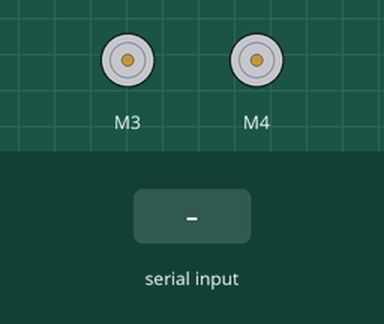
Simulated run of this sketch. Board: Arduino Uno, built with avr-gcc and run on an emulated ATmega328P. Shown: 2 × DC motor (green arrow = forward, orange = backward, longer = faster). Inputs (shaded band) come from the test bench.

Above: at 1.2 s.
1.3 s: "moveforward" received over the second serial link
At 2.5 s:
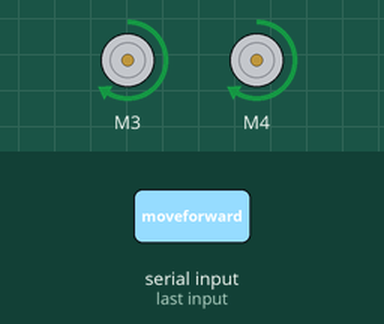
2.9 s: "moveback" received over the second serial link
At 3.7 s:
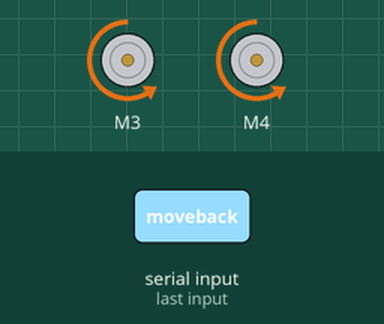
4.4 s: "rotateright" received over the second serial link
At 4.9 s:
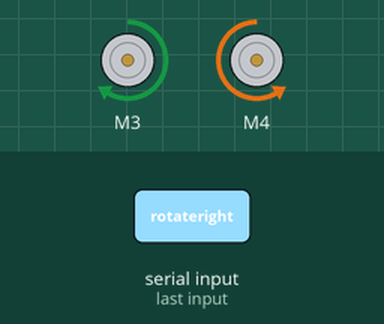
6.0 s: "rotateleft" received over the second serial link
At 6.9 s:
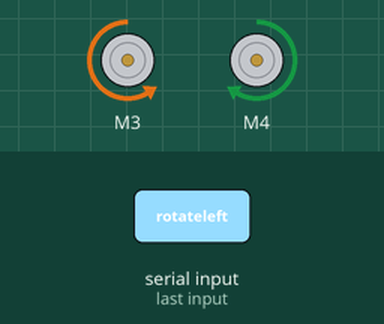
7.6 s: "-" received over the second serial link
At 8.1 s:
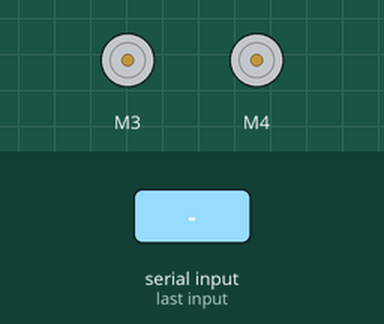
Timing chart, 0 to 10.1 s (numbered marks = the images above; inputs shaded):
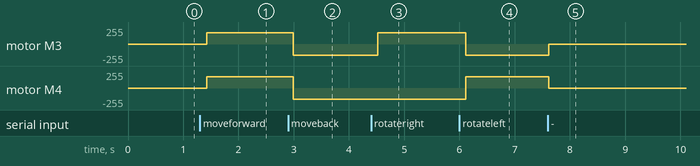

Measured:
- after the input at 1.3 s, motor M3, motor M4: stopped → forward 170/255 after 0.12 s
- after the input at 2.9 s, motor M3, motor M4: forward 170/255 → backward 170/255 after 0.09 s
- after the input at 4.4 s, motor M3: backward 170/255 → forward 170/255 after 0.12 s
- after the input at 6.0 s, motor M3: forward 170/255 → backward 170/255 after 0.11 s; motor M4: backward 170/255 → forward 170/255 after 0.11 s
- after the input at 7.6 s, motor M3: backward 170/255 → stopped at once; motor M4: forward 170/255 → stopped at once

The sketch:

MotorMov.ino
```cpp
#include <AFMotor.h>
#include <SoftwareSerial.h>

SoftwareSerial BT(10, 11); //TX, RX respectively
AF_DCMotor leftMotor(3); //Declaração do motor esquerdo, parametro identifica sua posição no shield(no caso 'M3')
AF_DCMotor rightMotor(4); //Declaração do motor direito
String device;
int speed = 170;

void setup()
{
  BT.begin(9600);
  Serial.begin(9600);
}

void loop()
{
  while (BT.available()) //Check if there is an available byte to read
  {
    delay(10); //Delay added to make thing stable
    char c = BT.read(); //Conduct a serial read
    device += c; //build the string.
  }
  if (device.length() > 0)
  {
    BT.println(device);

    //move ambos motores para frente
    if (device == "moveforward"){
      leftMotor.setSpeed(speed); //Define a velocidade maxima
      rightMotor.setSpeed(speed);
      rightMotor.run(FORWARD);
      leftMotor.run(FORWARD);
    }
    //move ambos motores para trás
    else if(device == "moveback") {
      leftMotor.setSpeed(speed);
      rightMotor.setSpeed(speed);
      leftMotor.run(BACKWARD);
      rightMotor.run(BACKWARD);
    }
    //Gira o motor sentido horario
    else if(device == "rotateright") {
      leftMotor.setSpeed(speed);
      rightMotor.setSpeed(speed);
      rightMotor.run(BACKWARD);
      leftMotor.run(FORWARD);
    }
    //Giro no sentido anti-horario
    else if(device == "rotateleft") {
      leftMotor.setSpeed(speed);
      rightMotor.setSpeed(speed);
      rightMotor.run(FORWARD);
      leftMotor.run(BACKWARD);
    }
    //Desliga os motores
    else if( device == "-"){
      leftMotor.setSpeed(0);
      rightMotor.setSpeed(0);
      leftMotor.run(RELEASE);
      rightMotor.run(RELEASE);
    }

   device=""; //Reset the variable
   }
}
```
